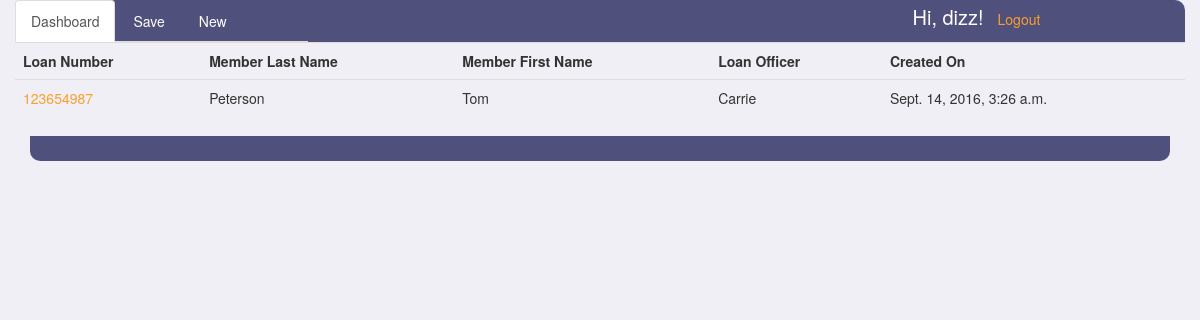
Screenshot of /dizz/submittals/ (signed in) with the database file from the repository.
### submittals/models.py (models this page shows, shortened)
class Submittal(models.Model):
    ACCOUNT_TYPES = (
        ('EQ', 'Equity Line of Credit'),
        ('EL', 'Equity Loan'),
    )
    PAY_TYPES = (
        ('BW', 'Bi-Weekly'),
        ('SM', 'Semi-Monthly'),
        ('MO', 'Monthly'),
        ('WK', 'Weekly'),
    )
    loan_number = models.PositiveIntegerField(unique=True)
    account_type = models.CharField(max_length=256, blank=True, choices=ACCOUNT_TYPES)
    loan_officer = models.CharField(max_length=256, blank=True)
    loan_processor = models.ForeignKey(Person, related_name="submittals", null=True, blank=True)
    loan_story = models.CharField(max_length=2560, blank=True)
    b1_first_name = models.CharField(max_length=256, blank=True)
    b1_last_name = models.CharField(max_length=256, blank=True)
    b2_first_name = models.CharField(max_length=256, blank=True)
    b2_last_name = models.CharField(max_length=256, blank=True)
    b1_employer_name = models.CharField(max_length=256, blank=True)
    b2_employer_name = models.CharField(max_length=256, blank=True)
    b1_hire_date = models.CharField(max_length=256, blank=True)
    b2_hire_date = models.CharField(max_length=256, blank=True)
    b1_income_amount = models.PositiveIntegerField(null=True, blank=True)
    b2_income_amount = models.PositiveIntegerField(null=True, blank=True)
    b1_pay_frequency = models.CharField(max_length=256, blank=True, choices=PAY_TYPES)
    b2_pay_frequency = models.CharField(max_length=256, blank=True, choices=PAY_TYPES)
    b1_period_end_date = models.CharField(max_length=256, blank=True)
    b2_period_end_date = models.CharField(max_length=256, blank=True)
    b1_income_output = models.CharField(max_length=256, blank=True)
    b2_income_output = models.CharField(max_length=256, blank=True)
    created_at = models.DateTimeField(auto_now=True)

### submittals/views.py (the view)
# urls.py: url(r'^(?P<username>\w+)/submittals/$', views.dashboard, name='dashboard'),
@login_required
def dashboard(request, username):
    if request.method == 'GET':
        person = Person.objects.get(user=request.user)
        submittals = person.submittals.all()
    return render(request, 'dashboard.html', {'submittals': submittals})

### templates/dashboard.html (shortened to what this page needs)
{% extends 'submittal-layout.html' %}
{% block body %}
<div class="container">
<main>
    <section class="row dashboard-first-row">
        <table class="table table-hover submittal-list">
        <tr>
            <th>Loan Number</th>
            <th>Member Last Name</th>
            <th>Member First Name</th>
            <th>Loan Officer</th>
            <th>Created On</th>
        </tr>
        {% for s in submittals %}
            <tr>
                <td><a href="/{{ request.user.username }}/submittals/{{ s.id }}">{{ s.loan_number }}</a></td>
                <td>{{ s.b1_last_name }}</td>
                <td>{{ s.b1_first_name }}</td>
                <td>{{ s.loan_officer }}</td>
                <td>{{ s.created_at }}</td>
            </tr>
        {% endfor %}
            </table>
        </section>
    <div class="nav-bottom"></div>
            </div>
      <div class="col-md-4"></div>
      <div class="col-md-4"></div>
    <div class="row">
      <div class="col-md-6"></div>
      <div class="col-md-6"></div>
    </div>
{% endblock %}

### templates/submittal-layout.html (shortened to what this page needs)
<!DOCTYPE html>
<html>
<head>
<link rel="stylesheet" href="https://maxcdn.bootstrapcdn.com/bootstrap/3.3.7/css/bootstrap.min.css"
>
{% load static %}
<link rel="stylesheet" type="text/css" href="{% static 'css/submittals.css' %}">
    <link rel="stylesheet" type="text/css" href="{% static 'css/dashboard.css' %}">
</head>
<body>
<div class="container">
    <div class="row">
<header class="nav">
    <ul class="nav nav-tabs col-md-3 col-sm-5 col-xs-8">
      <li role="presentation" class="active"><a href="/{{ user.username }}/submittals/">Dashboard</a></li>
      <li role="presentation"><a onClick="saveSubmit(); return false;" id="save" href="">Save</a></li>
      <li role="presentation"><a href="/{{ user.username }}/submittals/new/">New</a></li>
</ul>
        <ul class="col-md-3 pull-right list-inline logout-list">
            <li><h5>Hi, {{ request.user.username }}!</h5></li>
            <li><a href="/logout_user/">Logout</a></li>
            </ul>
        </header>
    </div>
</div>
{% block body %}
{% endblock %}
</body>
</html>

### submittals/static/css/submittals.css (style rules this page uses)
body { background-color: #efeff5; }
a { color: white; }
h5 { margin: 0; font-size: 20px; }
.nav { background-color: #50507c; border-top-right-radius: 10px; border-top-left-radius: 10px; color: white; }
.logout-list { margin-top: 6px; }
.logout-list li a { color: #f99f2b; }

### submittals/static/css/dashboard.css (style rules this page uses)
.table { border-color: #000; border-bottom: 0 !important; }
.table a { color: #f99f2b; }
.nav-bottom { background-color: #50507c; height: 25px; border-bottom-right-radius: 10px; border-bottom-left-radius: 10px; color: white }

### rows the page displays
Submittal: loan_number "123654987", b1_last_name "Peterson", b1_first_name "Tom", loan_officer "Carrie", created_at "Sept. 14, 2016, 3:26 a.m."

### other values shown
{{ request.user.username }} "dizz"
